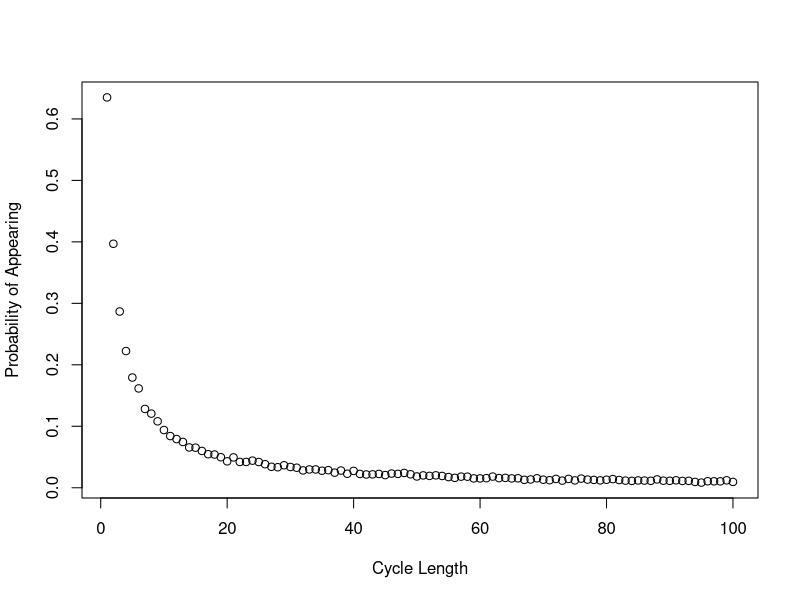

Generate this figure with R:
# Aidan Garrity (s1997567), Eleni Michaelidou (s2226022), Meshari Alrafidi (s2319759)

# Brief description of what each team member contributed to the project:

# Proportion of the work was undertaken by each team member: Aidan Garrity: 
#                                                            Eleni Michaelidou: 
#                                                            Meshari Alrafidi: 


# -------------------- Overview of the code --------------------

# We simulate the following puzzle: 2n prisoners are given a natural number to identify them, they enter a room 
# with 2n boxes, each box containing a number inside it and a number on it's lid. The prisoners' goal is to select the 
# box with their number in it. They are allowed to choose a maximum of n boxes. Three strategies are simulated here:
# Strategy 1. A prisoner selects the box with their number on the lid. If the number of the card inside the lid, k, is not their 
# number they go to box k and open it. They continue doing this until they either have found their number or have chosen 
# n boxes. 
# Strategy 2. The prisoner chooses a random box then repeats the steps in strategy 1.
# Strategy 3. n boxes are checked randomly 

#---------------------Part One----------------------------------

Pone <- function(n, k, strategy, nreps=10000){
  # This function estimates the probability a single prisoner succeeding in finding their number.
  # Input:  n: the maximum number of boxes the prisoner is allowed to open
  #         k: the prisoner’s number
  #         strategy: which strategy to implement {1,2,3}
  #         nreps (10000 by default): the number of iterations of the simulations to run (in order to estimate the probability)
  # Output: prob: probability of a single prisoner succeeding in finding their number.
  
  prisoners <- k
  prob <- strategy_selection(n, prisoners, strategy, nreps)
  return(prob)
}

Pall <- function(n, strategy, nreps=10000){
  # This function estimates the probability of all prisoners finding their numbers.
  # Input:  n: the maximum number of boxes a prisoner is allowed to open
  #         strategy: which strategy to implement {1,2,3}
  #         nreps (10000 by default): the number of iterations of the simulations to run (in order to estimate the probability)
  # Output: prob: probability of all prisoners succeeding in finding their number.
  
  # Assigning a unique prisoner number to each of the 2n prisoners.
  prisoners <- c(1:(2*n))
  prob <- strategy_selection(n, prisoners, strategy, nreps)
  return(prob)
}


strategy_selection <- function(n, prisoners, strategy, nreps){
  
  if (strategy == 1) {
    
    # The prisoner(s) select(s) the box with their number on the lid as their first box.
    initial_box <- prisoners
    
    prob <- following_numbers(n, prisoners, initial_box, nreps)
    
  }
  else if (strategy ==2) {
    
    # The prisoner(s) select(s) the first box randomly.
    # Two prisoners can start from the same box (replace = TRUE)
    initial_box <- sample(1:(2*n), size=length(prisoners), replace = TRUE)
    
    prob <- following_numbers(n, prisoners, initial_box, nreps)
    
  }
  else if (strategy == 3){
    
    prob <- picking_randomly(n, prisoners, nreps)
    
  }
}


following_numbers <- function(n, prisoners, initial_box, nreps){
  # This function estimates the probability of a single prisoner succeeding in finding their number.
  # The prisoner opens boxes by following the numbers on the card within the boxes.
  # Input:  n: the maximum number of boxes the prisoner is allowed to open
  #         k: the prisoner’s number
  #         nreps: the number of iterations of the simulations to run (in order to estimate the probability)
  # Output: prob: probability of a single prisoner succeeding in finding their number.
  
  
  # success_trial represents the number of trials all prisoners (participating in the experiment) finding their boxes.
  # Initialization of "success_trial"
  success_trial <- 0  
  
  
  # Running the experiment nreps times
  for (i in 1:nreps){
    
    # boxes_found represents the number of prisoners found their boxes.
    # Reset of "boxes_found" in each repetition.
    boxes_found <- 0 
    
    # Assign numbers (1 to 2*n) randomly within the 2*n boxes before starting the experiment.
    # Random placement of numbers within the boxes in each simulation.
    boxes <- sample(1:(2*n), 2*n, replace=FALSE)
    
    pick <- c()
    
    for (k in 1:length(prisoners)){
      
      # Initial box for the experiment based on the strategy for each prisoner
      pick <- initial_box[k]
      
      # The prisoner repeat the process of opening boxes until they have either found the card
      # with their number on it (break the loop) or opened n boxes without finding it.
      for (trial in 1:n){
        
        # Exit the loop when the prisoner finds the card in the box with their number.
        if (boxes[pick] == prisoners[k]){
          boxes_found <- boxes_found + 1
          break
        }else{
          pick = boxes[pick]
        }
      }
    }
    
    # A trial considers as success if all prisoners participating in the experiment find their number.
    if (boxes_found == length(prisoners)){
      success_trial <- success_trial + 1
    }
  }
  
  # probability of success (the prisoner(s) succeed(s) in finding their number).
  prob = success_trial / nreps
  return(prob)
}


picking_randomly <- function(n, prisoners, nreps){
  # This function estimates the probability of a single prisoner succeeding in finding their number.
  # The prisoner opens n boxes at random, checking each card for their number.
  # Input:  n: the maximum number of boxes the prisoner is allowed to open
  #         k: the prisoner’s number
  #         nreps: the number of iterations of the simulations to run (in order to estimate the probability)
  # Output: prob: probability of a single prisoner succeeding in finding their number.
  
  # success_trial represents the number of trials all prisoners (participating in the experiment) finding their boxes.
  # Initialization of "success_trial"
  success_trial <- 0  
  
  # Running the experiment nreps times
  for (i in 1:nreps){
    
    # boxes_found represents the number of prisoners found their boxes.
    # Reset of "boxes_found" in each repetition.
    boxes_found <- 0 
    
    for (k in 1:length(prisoners)){
      
      # we create 2n boxes, n of which can be opened
      boxes <- sample(1:(2*n), n)
      
      # if the prisoner's number is selected... 
      if (k %in% boxes){
        
        # counter increases
        boxes_found <- boxes_found + 1
      }
    }
    
    # A trial considers as success if all prisoners participating in the experiment find their box.
    if (boxes_found == length(prisoners)){
      success_trial <- success_trial + 1
    }
  }  
  # probability of success (the prisoner(s) succeed(s) in finding their number).
  prob = success_trial / nreps
  return(prob)
}


# ---------- Example code ----------

# ---- Individual success probability ----

# Example estimating the individual success probability under Strategy 1, n =5 (nreps = 10000 by default)
Pone(n = 5, k = 4 , strategy = 1)

# Example estimating the individual success probability under Strategy 1, n =50 (nreps = 10000 by default)
Pone(n = 50, k = 4, strategy = 1)

# Example estimating the individual success probability under Strategy 2, n =5 (nreps = 10000 by default)
Pone(n = 5, k = 4, strategy = 2)

# Example estimating the individual success probability under Strategy 2, n =50 (nreps = 10000 by default)
Pone(n = 50, k = 4, strategy = 2)

# Example estimating the individual success probability under Strategy 3, n =5 (nreps = 10000 by default)
Pone(n = 5, k = 4, strategy = 3)

# Example estimating the individual success probability under Strategy 3, n =50 (nreps = 10000 by default)
Pone(n = 50, k = 4, strategy = 3)

# Computing the individual success probability under strategies 1 and 3 for a different number of boxes (n = 5, and n = 50),
# the probability of success is almost 1/2 in all those cases.
# On the other hand, the individual success probability under strategy 2 for n = 5 and n = 50 is close to 4/10 (smaller than under Strategies 1 and 3).

# We know that under strategies 1 and 2, a prisoner opens a box labeled with the card number contained in the previously opened box.
# So, based on that, each box is a part of a closed loop.

# Starting at the box with their number on it (Strategy 1), without the limit in attempts,
# the probability of success is 100% since the prisoner's number is guaranteed to be included in that closed loop.
# However, given that the prisoner can open up to n of the 2n boxes (half of the boxes), the probability of success is 1/2.

# Starting from a randomly selected box, even without the limit on the number of attempts, it is not sure that the prisoner will succeed.
# It is possible that the prisoner's number is not within the current closed loop.
# So, it makes sense that the P(success under Strategy 2) < P(success under strategy 1).

# Under strategy 3, we know that each prisoner can open up to n of the 2n boxes (half of the boxes) randomly.
# So, for each prisoner the P(success) = 1/2.


# ---- Joint success probability ----

# Example estimating the joint success probability under Strategy 1, n =5 (nreps = 10000 by default)
Pall(n = 5, strategy = 1)

# Example estimating the joint success probability under Strategy 1, n =50 (nreps = 10000 by default)
Pall(n = 50, strategy = 1)

# Example estimating the joint success probability under Strategy 2, n =5 (nreps = 10000 by default)
Pall(n = 5, strategy = 2)

# Example estimating the joint success probability under Strategy 2, n =50 (nreps = 10000 by default)
Pall(n = 50, strategy = 2)

# Example estimating the joint success probability under Strategy 3, n =5 (nreps = 10000 by default)
Pall(n = 5, strategy = 3)

# Example estimating the joint success probability under Strategy 3, n =50 (nreps = 10000 by default)
Pall(n = 50, strategy = 3)

# Computing the joint success probability under strategy 1 for a different number of boxes (2n boxes):
# n = 5, and n = 50, the probability of success is close to 35% and 31% respectively. 
# On the other hand, the joint probability under strategies 1 and 3 for different number of boxes (n = 5, n = 50), the probability of success is close to 0.

# We also know that the "the prisoner is not allowed to communicate with prisoners yet to have their go".
# In addition, under strategy 3, each prisoner opens n boxes randomly. 
# So, the probabilities of success of each prisoner are independent.
# Individual success probability under Strategy 3 = 1/2
# Independent attempts => P((2n) prisoners succeed)) = (1/2)^(2n)
# Running the code for n = 5 and and n = 50, we find that:
# n=50: P(100 prisoners succeed) = (1/2)^100  = close to 0.
# Even for small n: e.g. n = 5: P(10 prisoners succeed) = (1/2)^10 = extremely small.


dloop <- function(n, nreps){
  # This function estimate the probability that a cycle of any length will occur in a permutation of length 2n.
  # Input:
    # n: The size of the permutation to be considered (i.e. number of prisoners, so 2n boxes are considered)
    # nreps: The amount of simulations to be run to estimate the probability vector.
  # Output:
    # A vector of length 2n where the ith entry is the estimated probability that a cycle of length i will ocurr
    # in a randomly generated permutation of length 2n.
  # Runtime: O(n * nreps)
  
  # Tracker for all cycles found.
  totalcount <- rep(0, 2*n)
  
  # Running nreps simulations.
  for (rep in 1:nreps){
    
    # Generating the boxes and cards for this simulation.
    boxes <- sample(1:(2*n))
    # Tracker for the cycles of this loop only.
    loopcount <- rep(0, 2*n)
    # Vector containing which boxes have NOT been opened
    left_to_check <- 1:(2*n)
    
    # Starting with the first box, checking all boxes for a cycle.
    # After a box has been found to be part of a cycle, it is removed from left_to_check.
    i<-1
    while (length(left_to_check) > 0) {
      
      # counter tracks the length of the current cycle.
        counter <- 1
      # j is a placeholder for opening the next box in a cycle.
        j <- i
      # tracking which boxes were part of this cycle, to be removed from left_to_check
        checked <- c()
      # iterating over all boxes in a cycle, incrementing the counter and updating the checked boxes list.
        while(i != boxes[j]){
          counter <- counter + 1
          checked <- c(checked, j)
          j <- boxes[j]
        }
        
        checked <- c(checked, j)
        
        # Indicating that a cycle of length counter was found
        # To instead enumerate all cycles in the boxes, this can be changed to 
        # loopcount[counter] <- loopcount[counter] + 1
        loopcount[counter] <- 1
        
        # Removing the checked boxes.
        left_to_check <- left_to_check[-match(checked, left_to_check)]
       
    # Setting the next box to start with for the next cycle. 
      i <- left_to_check[1]
  
    }
    
    totalcount <- totalcount + loopcount
  }
  
  return(totalcount / nreps)
}

plot(dloop(50,10000), xlab = 'Cycle Length', ylab = 'Probability of Appearing')

# IMPORTANT: The probability of loops larger than 50 appearing are NOT independent events. 
# The drawers can contain at most one cycle of length >50. So, we can't simply multiply probabilies.
# Instead, we must look at each run of the simulation:
nreps <- 10000
over50cycles <- 0

# Like running dloop(50, 10000), except at each simulation we track if there were any cycles over 50.
for (i in 1:nreps){
  probs <- dloop(50,1)
  if (1 %in% (probs[51:100]) ){
    over50cycles <- over50cycles + 1
  }
}

none_over_50_prob <- 1 - (over50cycles / nreps)
none_over_50_prob

# End of code